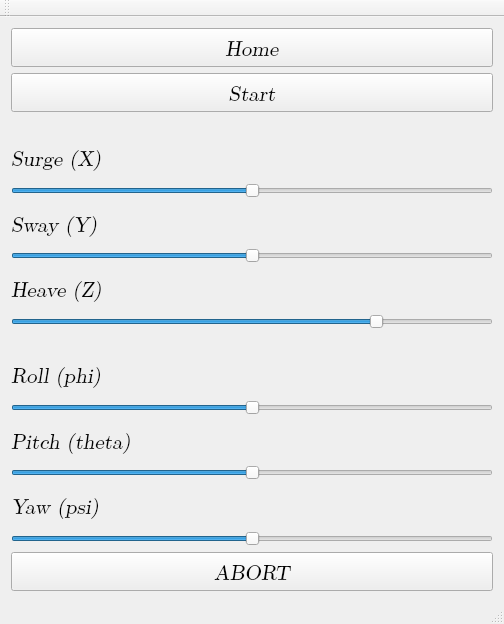
<?xml version="1.0" encoding="UTF-8"?>
<ui version="4.0">
 <class>MainWindow</class>
 <widget class="QMainWindow" name="MainWindow">
  <property name="geometry">
   <rect>
    <x>0</x>
    <y>0</y>
    <width>504</width>
    <height>624</height>
   </rect>
  </property>
  <property name="windowTitle">
   <string>MainWindow</string>
  </property>
  <widget class="QWidget" name="centralWidget">
   <property name="sizePolicy">
    <sizepolicy hsizetype="Preferred" vsizetype="Preferred">
     <horstretch>0</horstretch>
     <verstretch>0</verstretch>
    </sizepolicy>
   </property>
   <property name="font">
    <font>
     <family>LM Roman Slanted 10</family>
     <pointsize>16</pointsize>
    </font>
   </property>
   <property name="autoFillBackground">
    <bool>false</bool>
   </property>
   <layout class="QVBoxLayout" name="verticalLayout">
    <property name="sizeConstraint">
     <enum>QLayout::SetDefaultConstraint</enum>
    </property>
    <item>
     <widget class="QPushButton" name="homeButton">
      <property name="text">
       <string>Home</string>
      </property>
     </widget>
    </item>
    <item>
     <widget class="QPushButton" name="startButton">
      <property name="text">
       <string>Start</string>
      </property>
     </widget>
    </item>
    <item>
     <spacer name="horizontalSpacer_2">
      <property name="orientation">
       <enum>Qt::Horizontal</enum>
      </property>
      <property name="sizeHint" stdset="0">
       <size>
        <width>40</width>
        <height>20</height>
       </size>
      </property>
     </spacer>
    </item>
    <item>
     <widget class="QLabel" name="label">
      <property name="text">
       <string>Surge (X)</string>
      </property>
     </widget>
    </item>
    <item>
     <widget class="QSlider" name="Slider_X">
      <property name="minimum">
       <number>-30</number>
      </property>
      <property name="maximum">
       <number>30</number>
      </property>
      <property name="singleStep">
       <number>1</number>
      </property>
      <property name="orientation">
       <enum>Qt::Horizontal</enum>
      </property>
     </widget>
    </item>
    <item>
     <widget class="QLabel" name="label_2">
      <property name="text">
       <string>Sway (Y)</string>
      </property>
     </widget>
    </item>
    <item>
     <widget class="QSlider" name="Slider_Y">
      <property name="minimum">
       <number>-30</number>
      </property>
      <property name="maximum">
       <number>30</number>
      </property>
      <property name="singleStep">
       <number>1</number>
      </property>
      <property name="orientation">
       <enum>Qt::Horizontal</enum>
      </property>
     </widget>
    </item>
    <item>
     <widget class="QLabel" name="label_3">
      <property name="text">
       <string>Heave (Z)</string>
      </property>
     </widget>
    </item>
    <item>
     <widget class="QSlider" name="Slider_Z">
      <property name="minimum">
       <number>-30</number>
      </property>
      <property name="maximum">
       <number>30</number>
      </property>
      <property name="singleStep">
       <number>1</number>
      </property>
      <property name="value">
       <number>16</number>
      </property>
      <property name="orientation">
       <enum>Qt::Horizontal</enum>
      </property>
     </widget>
    </item>
    <item>
     <spacer name="horizontalSpacer">
      <property name="orientation">
       <enum>Qt::Horizontal</enum>
      </property>
      <property name="sizeHint" stdset="0">
       <size>
        <width>40</width>
        <height>20</height>
       </size>
      </property>
     </spacer>
    </item>
    <item>
     <widget class="QLabel" name="label_4">
      <property name="text">
       <string>Roll (phi)</string>
      </property>
     </widget>
    </item>
    <item>
     <widget class="QSlider" name="Slider_PHI">
      <property name="minimum">
       <number>-45</number>
      </property>
      <property name="maximum">
       <number>45</number>
      </property>
      <property name="orientation">
       <enum>Qt::Horizontal</enum>
      </property>
     </widget>
    </item>
    <item>
     <widget class="QLabel" name="label_5">
      <property name="text">
       <string>Pitch (theta)</string>
      </property>
     </widget>
    </item>
    <item>
     <widget class="QSlider" name="Slider_THETA">
      <property name="minimum">
       <number>-45</number>
      </property>
      <property name="maximum">
       <number>45</number>
      </property>
      <property name="orientation">
       <enum>Qt::Horizontal</enum>
      </property>
     </widget>
    </item>
    <item>
     <widget class="QLabel" name="label_6">
      <property name="text">
       <string>Yaw (psi)</string>
      </property>
     </widget>
    </item>
    <item>
     <widget class="QSlider" name="Slider_PSI">
      <property name="minimum">
       <number>-45</number>
      </property>
      <property name="maximum">
       <number>45</number>
      </property>
      <property name="orientation">
       <enum>Qt::Horizontal</enum>
      </property>
     </widget>
    </item>
    <item>
     <widget class="QPushButton" name="abortButton">
      <property name="text">
       <string>ABORT</string>
      </property>
     </widget>
    </item>
   </layout>
  </widget>
  <widget class="QMenuBar" name="menuBar">
   <property name="geometry">
    <rect>
     <x>0</x>
     <y>0</y>
     <width>504</width>
     <height>19</height>
    </rect>
   </property>
  </widget>
  <widget class="QToolBar" name="mainToolBar">
   <attribute name="toolBarArea">
    <enum>TopToolBarArea</enum>
   </attribute>
   <attribute name="toolBarBreak">
    <bool>false</bool>
   </attribute>
  </widget>
  <widget class="QStatusBar" name="statusBar"/>
 </widget>
 <layoutdefault spacing="6" margin="11"/>
 <resources/>
 <connections/>
</ui>
